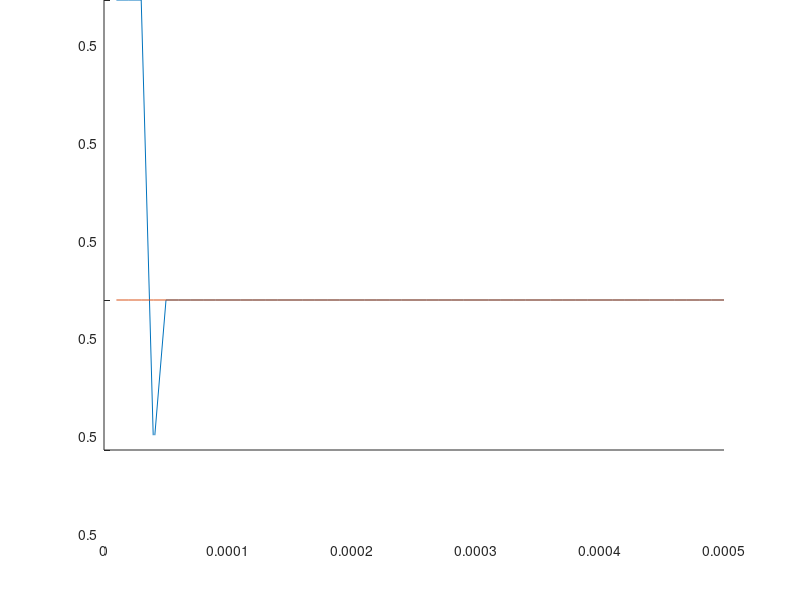
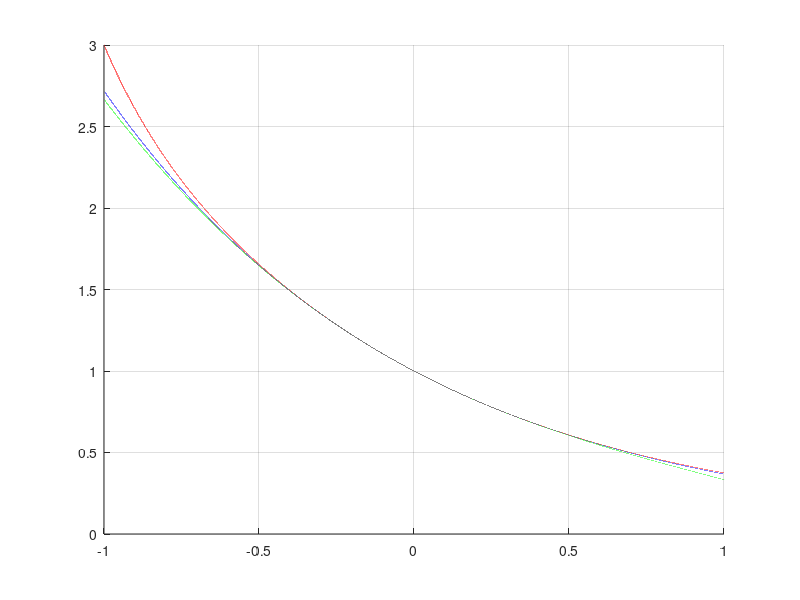

These figures' MATLAB source, in order:
close all
clear all

%% HW 1.1

tic
    my_realmin = 1;
    while (my_realmin/2 ~= 0)
        my_realmin = my_realmin/2;
    end
toc % this code is faster

realmin = realmin
my_realmin
clear all

tic
    k = 0;
    zero = 1/2;
    while (0 + zero) > 0
      zero_old = zero;
      zero = zero / 2;
    end
toc % this code is slower
zero_old % < realmin
k

%% HW 1.2
x = [0:1e-5:5e-4]

fx = (1 - cos(x)) ./ (x.^2)

fx_taylor_0 = ( (x.^2)./factorial(2) -(x.^4)./factorial(4))./ (x.^2)

figure(2);
hold on;
plot (x, fx);
plot (x, fx_taylor_0);

% per la gx le soluzioni suggeriscono di razionalizzare,
% ma come ci saremmo dovuti arrivare?


%% HW 1.3

figure(3);
hold on;
grid on;
x = [-1:1e-5:1];


approx_1 = 1 - x + (x .^2)./2 - (x .^3)./6;
approx_2 = 1./(1 + x + (x .^2)./2 + (x .^3)./6);

plot(x, exp(0-x),'b');
plot(x, approx_1,'g');
plot(x, approx_2,'r');

%% HW 1.4






